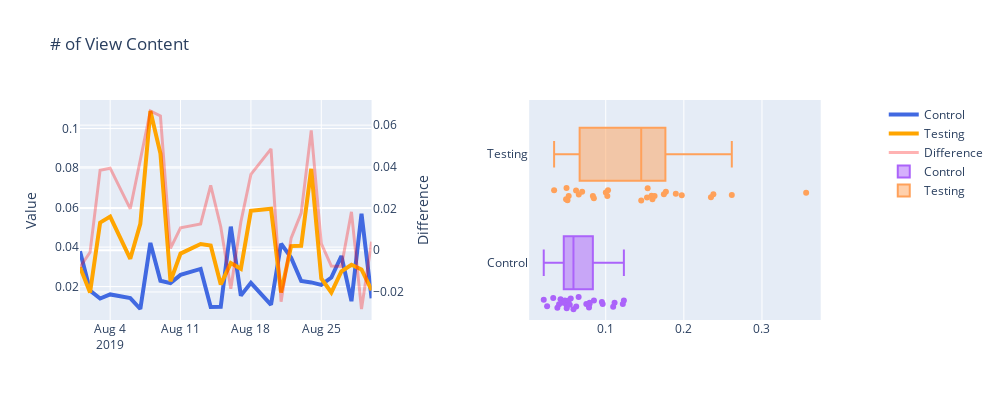

Source (notebook cell):
### Markdown cell above
Lets quickly check if it worked

### Code cell
ab_test_plot(clean_df, '# of View Content_cont', '# of View Content_test', '# of View Content_diff')
